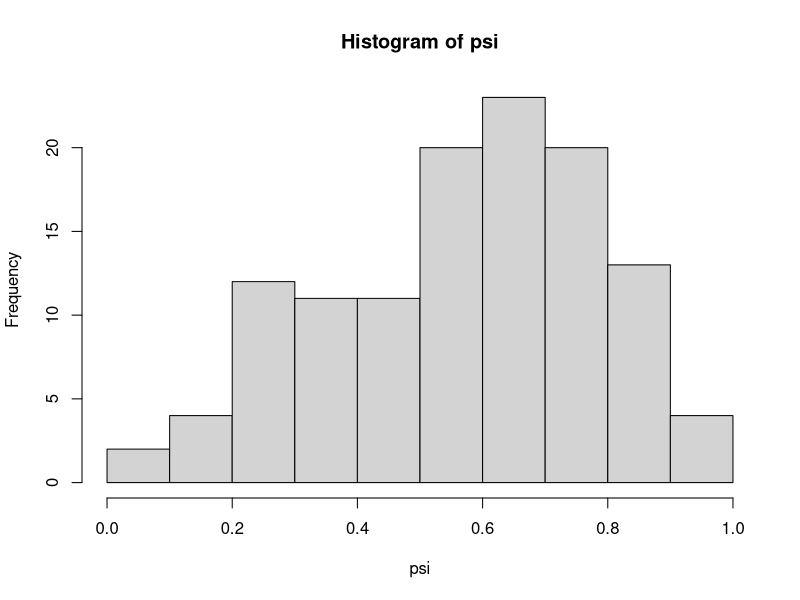
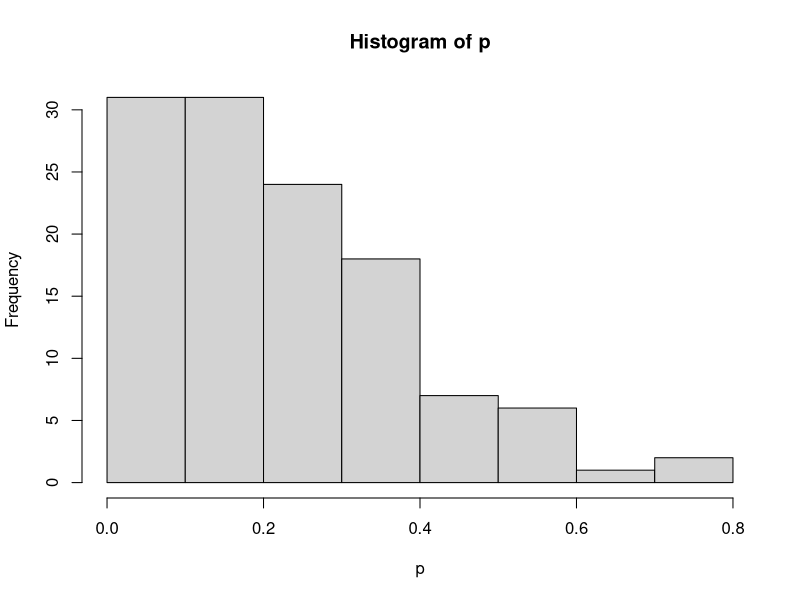

Recreate these plots in R, in order.
## ---- chunk 1
knitr::opts_chunk$set(fig.width = 6, fig.height = 6,
  collapse = TRUE,
  comment = "#>"
)
## ---- chunk 2
## Number of species (richness)
R <- 120

## Number of sites surveyed 
J <- 15

## Number of visits per site
K <- 3
## ---- chunk 3
## Mean occupancy probability
mu.psi <- 0.6

## Covert to logit-scale
lmu.psi <- qlogis(mu.psi)

## Occupancy sd (and precision)
sd.psi <- 1.25
tau.psi <- 1/sd.psi^2

## Species-specific occupancy probability
lpsi <- rnorm(n = R, mean = lmu.psi, sd = sd.psi)
psi <- plogis(lpsi)
hist(psi)
## ---- chunk 4
## Mean detection probability
mu.p <- 0.2

## Covert to logit-scale
lmu.p <- qlogis(mu.p)

## Detection sd (and precision)
sd.p <- 1
tau.p <- 1/sd.p^2

## Species-specific detection probability
lp <- rnorm(n = R, mean = lmu.p, sd = sd.p)
p <- plogis(lp)
hist(p)
## ---- chunk 5
## True occupancy at each sites
z <- matrix(NA, nrow = R, ncol = J)

for(i in 1:R){
  z[i, ] <- rbinom(n = J, size = 1, prob = psi[i])
}
## ---- chunk 6
## Observed occupancy at each sites
y <- matrix(NA, nrow = R, ncol = J)

for(i in 1:R){
  for(j in 1:J){
      y[i, j] <- rbinom(n = 1, size = K, prob = z[i,j] * p[i])
  }
}
## ---- chunk 7
## Remove species that were never observed
nd <- which(apply(y, 1, max)==0)
y <- y[-nd,]
## ---- chunk 8
## Add augmented individuals
nAug <- 40
aug_mat <- matrix(0, nrow = nAug, ncol = J)

y.aug <- rbind(y, aug_mat)
